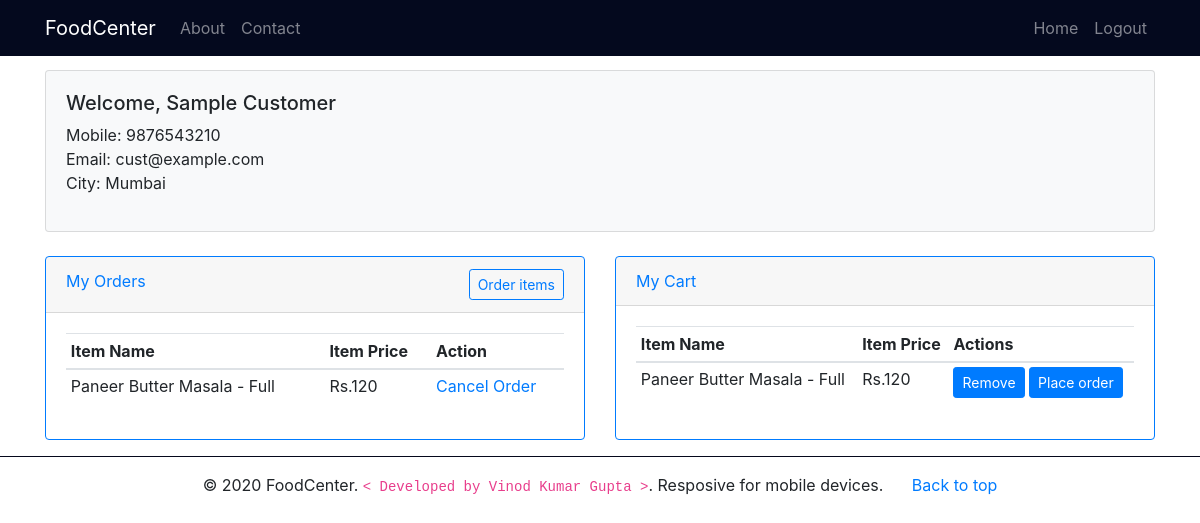
The page /customer_home.php (signed in) on the database its author committed.
### tables this page shows
CREATE TABLE `customers` (
  `cust_id` int(11) NOT NULL,
  `cust_email` varchar(60) NOT NULL,
  `cust_name` varchar(60) NOT NULL,
  `cust_mobile` varchar(15) NOT NULL,
  `cust_city` varchar(50) NOT NULL,
  `cust_password_hash` varchar(50) NOT NULL
);

CREATE TABLE `orders` (
  `order_id` int(11) NOT NULL,
  `ordered_by` int(11) NOT NULL,
  `ordered_from` int(11) NOT NULL,
  `item_id` int(11) NOT NULL,
  `quantity` int(11) NOT NULL
);

CREATE TABLE `menu_items` (
  `item_id` int(11) NOT NULL,
  `rest_id` int(11) NOT NULL,
  `item_name` varchar(30) NOT NULL,
  `item_price` float NOT NULL
);

CREATE TABLE `cart` (
  `id` int(11) NOT NULL,
  `item_id` int(11) NOT NULL,
  `ordered_by` int(11) NOT NULL,
  `ordered_from` int(11) NOT NULL,
  `quantity` int(11) NOT NULL
);

### customer_home.php (the view, shortened to what this page needs)
<?php
include_once('includes/db_con.php');
$stmt = $con->prepare("Select * from customers where cust_email = ?");
$stmt->bind_param("s",$_SESSION['cust_email']);
if($stmt->execute()){
    $result = $stmt->get_result();
    $row = $result->fetch_assoc();
    $cust_id = $row['cust_id'];
} else {
    die("Unknown Error!");
}
?>
<!DOCTYPE html>
<html>
<head>
    <link rel="stylesheet" href="css/bootstrap.min.css">
    <link rel="stylesheet" href="css/font-awesome.min.css">
    <link rel="stylesheet" href="css/custom.css">
</head>
<body>
    <?php include('includes/header.php'); ?>
    <section class="container">
        <div class="card bg-light">
            <div class="card-body">
                <h5>Welcome, <?php echo $_SESSION['cust_name']; ?></h5>
                <p>
                    Mobile: <?php echo $row['cust_mobile']; ?><br>
                    Email: <?php echo $_SESSION['cust_email']; ?><br>
                    City: <?php echo $row['cust_city']; ?><br>
                </p>
            </div>
        </div>
        <br>
        <div class="row">
            <div class="col-md-6">
                <div class="card border-primary">
                    <div class="card-header text-primary">
                        My Orders
                        <a class="btn btn-sm btn-outline-primary float-right" href="products.php">Order items</a>
                    </div>
                    <div class="card-body">
                        <?php
                        $stmt2 = $con->prepare("Select * from orders o,menu_items m where o.ordered_by = ? && m.item_id = o.item_id");
                        $stmt2->bind_param("i",$cust_id);
                        if($stmt2->execute()){
                            $result2 = $stmt2->get_result();
                            if($result2->num_rows == 0){
                                echo '<p>No orders.</p>';
                            } else { ?>
                        <table class="table table-sm">
                            <thead>
                                <tr>
                                    <th>Item Name</th>
                                    <th>Item Price</th>
                                    <th>Action</th>
                                </tr>
                            </thead>
                            <tbody>
                                <?php while($row2 = $result2->fetch_assoc()){ ?>
                                <tr>
                                    <td><?php echo $row2['item_name']; ?></td>
                                    <td><?php echo "Rs.".$row2['item_price']; ?></td>
                                    <td><?php echo '<a href="cancel_order.php?id='.$row2['order_id'].'" title="Delete this Item">Cancel Order</a>'; ?>
                                    </td>
                                </tr>
                                <?php }
                        }} else {
                            echo '<script>alert("Cannot add item!");</script>';
                        }
                        ?>
                            </tbody>
                        </table>
                    </div>
                </div>
            </div>
            <div class="col-md-6">
                <div class="card border-primary">
                    <div class="card-header text-primary">My Cart</div>
                    <div class="card-body">
                        <?php
                        $stmt3 = $con->prepare("Select * from cart c,menu_items m where c.ordered_by = ? && m.item_id = c.item_id");
                        $stmt3->bind_param("i",$cust_id);
                        if($stmt3->execute()){
                            $result3 = $stmt3->get_result();
                            if($result3->num_rows == 0){
                                echo "<p>No items in your cart.</p>";
                            } else {
                            ?>
                        <table class="table table-sm">
                            <thead>
                                <tr>
                                    <th>Item Name</th>
                                    <th>Item Price</th>
                                    <th>Actions</th>
                                </tr>
                            </thead>
                            <tbody>
                                <?php
                            while($row3 = $result3->fetch_assoc()){ ?>
                                <tr>
                                    <td><?php echo $row3['item_name']; ?></td>
                                    <td><?php echo "Rs.".$row3['item_price']; ?></td>
                                    <td>
                                        <?php echo '<a class="btn btn-sm btn-primary" href="delete_from_cart.php?id='.$row3['id'].'" title="Remove from cart">Remove</a>'; ?>
                                        <?php echo '<a class="btn btn-sm btn-primary" href="place_order.php?id='.$row3['id'].'" title="Place order">Place order</a>'; ?>
                                    </td>
                                </tr>
                                <?php }
                        } } else {
                            echo '<script>alert("Cannot add item!");</script>';
                        }
                        ?>
                            </tbody>
                        </table>
                    </div>
                </div>
            </div>
        </div>
    </section>
    <?php include('includes/footer.php'); ?>
</body>
</html>

### css/custom.css (style rules this page uses)
:root { --danger: #dc3545; }
body { margin-top: 70px; }

### rows shown on the page
customers: cust_mobile "9876543210", cust_city "Mumbai"
orders: item.item_name "Paneer Butter Masala - Full", item.item_price "120"
cart: item.item_name "Paneer Butter Masala - Full", item.item_price "120"

### other values the page prints
$_SESSION['cust_name'] "Sample Customer"
$_SESSION['cust_email'] "cust@example.com"
